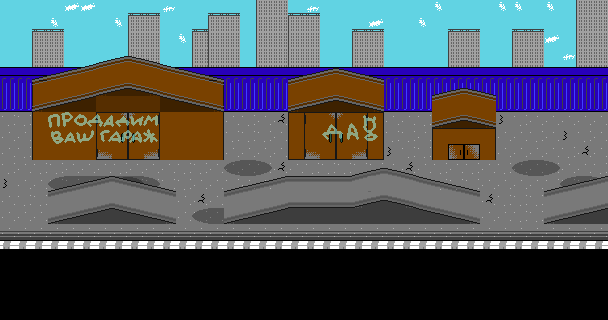

Rendered tile map (Tiled .tmx) drawn with the repository's tilesets; below, a short description and the map source with its tile grids summarised:
An orthogonal 38x20 tile map with 16x16 px tiles, 11 tile layers (slky, builts, Tile Layer 9, Tile Layer 1, ...).

<map version="1.9" tiledversion="1.9.2" orientation="orthogonal" renderorder="right-down" width="38" height="20" tilewidth="16" tileheight="16" infinite="0" nextlayerid="12" nextobjectid="1">
 <tileset firstgid="1" source="Sprite-0001.tsx" />
 <layer id="3" name="slky" width="38" height="20">
  <data>[760 cells, 239 non-empty, 17 distinct tile ids]</data>
 </layer>
 <layer id="10" name="builts" width="38" height="20">
  <data>[760 cells, 95 non-empty, 11 distinct tile ids]</data>
 </layer>
 <layer id="9" name="Tile Layer 9" width="38" height="20">
  <data>[760 cells, 22 non-empty, 3 distinct tile ids]</data>
 </layer>
 <layer id="1" name="Tile Layer 1" width="38" height="20">
  <data>[760 cells, 299 non-empty, 43 distinct tile ids]</data>
 </layer>
 <layer id="2" name="roof_mask" width="38" height="20">
  <data>[760 cells, 62 non-empty, 29 distinct tile ids]</data>
 </layer>
 <layer id="5" name="puddles" width="38" height="20">
  <data>[760 cells, 165 non-empty, 7 distinct tile ids]</data>
 </layer>
 <layer id="6" name="more puddles" width="38" height="20">
  <data>[760 cells, 15 non-empty, 3 distinct tile ids]</data>
 </layer>
 <layer id="4" name="text" width="38" height="20" opacity="0.53">
  <data>[760 cells, 29 non-empty, 29 distinct tile ids]</data>
 </layer>
 <layer id="8" name="Tile Layer 8" width="38" height="20">
  <data>[760 cells, 52 non-empty, 7 distinct tile ids]</data>
 </layer>
 <layer id="11" name="fill" width="38" height="20">
  <data>[760 cells, 82 non-empty, 9 distinct tile ids]</data>
 </layer>
 <layer id="7" name="topmost" width="38" height="20">
  <data>[760 cells, 100 non-empty, 27 distinct tile ids]</data>
 </layer>
</map>
